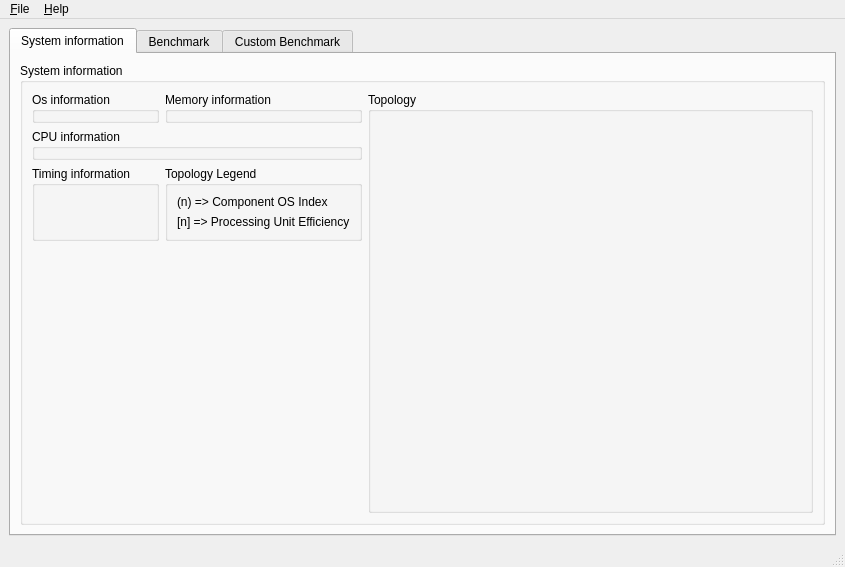
<?xml version="1.0" encoding="UTF-8"?>
<ui version="4.0">
 <class>Elpida::Application::MainWindow</class>
 <widget class="QMainWindow" name="MainWindow">
  <property name="geometry">
   <rect>
    <x>0</x>
    <y>0</y>
    <width>845</width>
    <height>567</height>
   </rect>
  </property>
  <property name="windowTitle">
   <string>Elpida</string>
  </property>
  <widget class="QWidget" name="centralwidget">
   <layout class="QHBoxLayout" name="horizontalLayout">
    <item>
     <widget class="QTabWidget" name="tbBenchmark">
      <property name="currentIndex">
       <number>0</number>
      </property>
      <widget class="QWidget" name="tabSystemInfo">
       <attribute name="title">
        <string>System information</string>
       </attribute>
       <layout class="QHBoxLayout" name="horizontalLayout_2">
        <item>
         <widget class="QGroupBox" name="gbSystemInfo">
          <property name="title">
           <string>System information</string>
          </property>
          <layout class="QGridLayout" name="gridLayout" columnstretch="0,0,0,1">
           <item row="2" column="0">
            <widget class="QGroupBox" name="gbTimingInfo">
             <property name="title">
              <string>Timing information</string>
             </property>
            </widget>
           </item>
           <item row="1" column="0" colspan="2">
            <widget class="QGroupBox" name="gbCpuInfo">
             <property name="title">
              <string>CPU information</string>
             </property>
            </widget>
           </item>
           <item row="0" column="0">
            <widget class="QGroupBox" name="gbOsInfo">
             <property name="title">
              <string>Os information</string>
             </property>
            </widget>
           </item>
           <item row="0" column="1">
            <widget class="QGroupBox" name="gbMemoryInfo">
             <property name="title">
              <string>Memory information</string>
             </property>
            </widget>
           </item>
           <item row="3" column="0">
            <spacer name="verticalSpacer">
             <property name="orientation">
              <enum>Qt::Orientation::Vertical</enum>
             </property>
             <property name="sizeHint" stdset="0">
              <size>
               <width>20</width>
               <height>40</height>
              </size>
             </property>
            </spacer>
           </item>
           <item row="0" column="2" rowspan="4" colspan="2">
            <widget class="QGroupBox" name="gbTopology">
             <property name="title">
              <string>Topology</string>
             </property>
             <layout class="QHBoxLayout" name="horizontalLayout_3">
              <item>
               <widget class="QWidget" name="wTopologyContainer" native="true"/>
              </item>
             </layout>
            </widget>
           </item>
           <item row="2" column="1">
            <widget class="QGroupBox" name="gbTopologyLegend">
             <property name="title">
              <string>Topology Legend</string>
             </property>
             <layout class="QVBoxLayout" name="verticalLayout">
              <item>
               <widget class="QLabel" name="lblId">
                <property name="text">
                 <string>(n) =&gt; Component OS Index</string>
                </property>
               </widget>
              </item>
              <item>
               <widget class="QLabel" name="lblEfficiency">
                <property name="text">
                 <string>[n] =&gt; Processing Unit Efficiency</string>
                </property>
               </widget>
              </item>
             </layout>
            </widget>
           </item>
          </layout>
         </widget>
        </item>
       </layout>
      </widget>
      <widget class="QWidget" name="tabFullBenchmark">
       <attribute name="title">
        <string>Benchmark</string>
       </attribute>
       <layout class="QHBoxLayout" name="horizontalLayout_5"/>
      </widget>
      <widget class="QWidget" name="tabCustomBenchmark">
       <attribute name="title">
        <string>Custom Benchmark</string>
       </attribute>
       <layout class="QHBoxLayout" name="horizontalLayout_4"/>
      </widget>
     </widget>
    </item>
   </layout>
  </widget>
  <widget class="QMenuBar" name="menubar">
   <property name="geometry">
    <rect>
     <x>0</x>
     <y>0</y>
     <width>845</width>
     <height>26</height>
    </rect>
   </property>
   <widget class="QMenu" name="menuFile">
    <property name="title">
     <string>&amp;File</string>
    </property>
    <addaction name="actionSave_results_as"/>
    <addaction name="actionClear_results"/>
    <addaction name="separator"/>
    <addaction name="actionExit"/>
   </widget>
   <widget class="QMenu" name="menuHelp">
    <property name="title">
     <string>&amp;Help</string>
    </property>
    <addaction name="actionAbout"/>
   </widget>
   <addaction name="menuFile"/>
   <addaction name="menuHelp"/>
  </widget>
  <widget class="QStatusBar" name="statusbar"/>
  <action name="actionSave_results_as">
   <property name="text">
    <string>&amp;Save results as...</string>
   </property>
  </action>
  <action name="actionClear_results">
   <property name="text">
    <string>&amp;Clear results</string>
   </property>
  </action>
  <action name="actionExit">
   <property name="text">
    <string>&amp;Exit</string>
   </property>
  </action>
  <action name="actionAbout">
   <property name="text">
    <string>&amp;About</string>
   </property>
  </action>
 </widget>
 <resources/>
 <connections/>
</ui>
